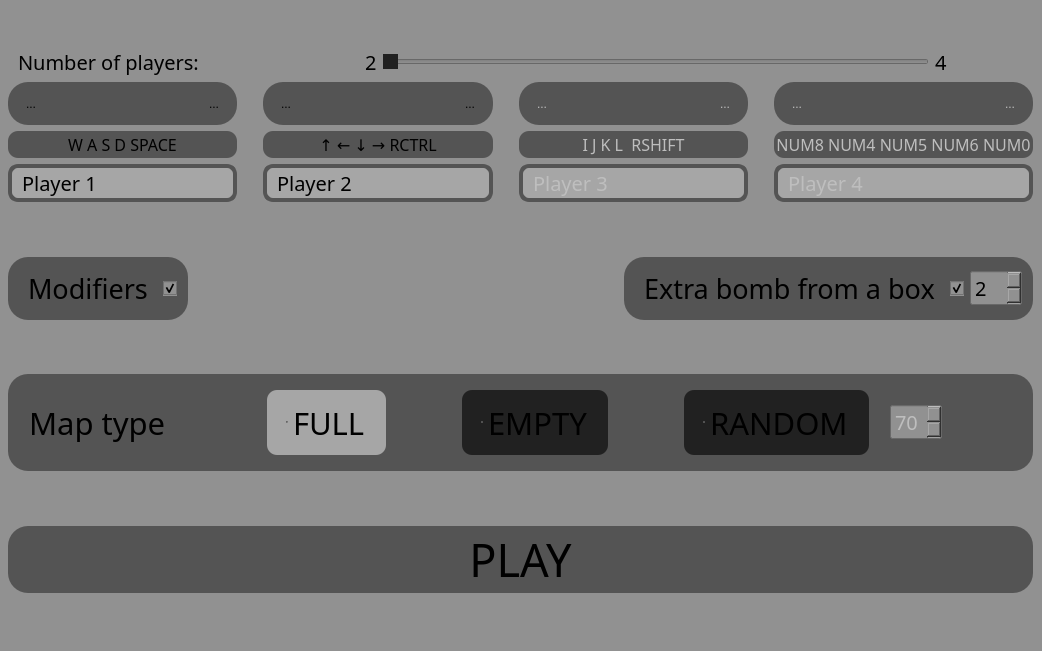
<?xml version="1.0" encoding="UTF-8"?>
<ui version="4.0">
 <class>MainWindow</class>
 <widget class="QMainWindow" name="MainWindow">
  <property name="enabled">
   <bool>true</bool>
  </property>
  <property name="geometry">
   <rect>
    <x>0</x>
    <y>0</y>
    <width>1042</width>
    <height>651</height>
   </rect>
  </property>
  <property name="font">
   <font>
    <family>Impact</family>
   </font>
  </property>
  <property name="windowTitle">
   <string>Settings</string>
  </property>
  <property name="styleSheet">
   <string notr="true">background-color: #919191;</string>
  </property>
  <widget class="QWidget" name="central_widget">
   <widget class="QWidget" name="layoutWidget">
    <property name="geometry">
     <rect>
      <x>0</x>
      <y>0</y>
      <width>1041</width>
      <height>641</height>
     </rect>
    </property>
    <layout class="QHBoxLayout" name="main_horizontal_layout">
     <item>
      <spacer name="left_horizontal_spacer">
       <property name="orientation">
        <enum>Qt::Horizontal</enum>
       </property>
       <property name="sizeHint" stdset="0">
        <size>
         <width>40</width>
         <height>20</height>
        </size>
       </property>
      </spacer>
     </item>
     <item>
      <layout class="QVBoxLayout" name="main_vertical_layout">
       <item>
        <spacer name="main_vertical_spacer_1">
         <property name="orientation">
          <enum>Qt::Vertical</enum>
         </property>
         <property name="sizeHint" stdset="0">
          <size>
           <width>20</width>
           <height>40</height>
          </size>
         </property>
        </spacer>
       </item>
       <item>
        <layout class="QHBoxLayout" name="players_slider_horizontal_layout">
         <item>
          <spacer name="players_slider_spacer_1">
           <property name="orientation">
            <enum>Qt::Horizontal</enum>
           </property>
           <property name="sizeType">
            <enum>QSizePolicy::Fixed</enum>
           </property>
           <property name="sizeHint" stdset="0">
            <size>
             <width>10</width>
             <height>20</height>
            </size>
           </property>
          </spacer>
         </item>
         <item>
          <widget class="QLabel" name="no_of_players_label">
           <property name="font">
            <font>
             <family>Impact</family>
             <pointsize>15</pointsize>
            </font>
           </property>
           <property name="text">
            <string>Number of players: </string>
           </property>
          </widget>
         </item>
         <item>
          <spacer name="players_slider_spacer_2">
           <property name="orientation">
            <enum>Qt::Horizontal</enum>
           </property>
           <property name="sizeType">
            <enum>QSizePolicy::Fixed</enum>
           </property>
           <property name="sizeHint" stdset="0">
            <size>
             <width>155</width>
             <height>20</height>
            </size>
           </property>
          </spacer>
         </item>
         <item>
          <widget class="QLabel" name="no2_label">
           <property name="font">
            <font>
             <family>Impact</family>
             <pointsize>15</pointsize>
            </font>
           </property>
           <property name="text">
            <string>2</string>
           </property>
          </widget>
         </item>
         <item>
          <widget class="QSlider" name="players_slider">
           <property name="styleSheet">
            <string notr="true">QSlider::handle:horizontal {
    background: #212121; /* Kolor uchwytu suwaka */
}</string>
           </property>
           <property name="minimum">
            <number>2</number>
           </property>
           <property name="maximum">
            <number>4</number>
           </property>
           <property name="pageStep">
            <number>1</number>
           </property>
           <property name="orientation">
            <enum>Qt::Horizontal</enum>
           </property>
          </widget>
         </item>
         <item>
          <widget class="QLabel" name="no4_label">
           <property name="font">
            <font>
             <family>Impact</family>
             <pointsize>15</pointsize>
            </font>
           </property>
           <property name="text">
            <string>4</string>
           </property>
          </widget>
         </item>
         <item>
          <spacer name="players_slider_spacer_3">
           <property name="orientation">
            <enum>Qt::Horizontal</enum>
           </property>
           <property name="sizeType">
            <enum>QSizePolicy::Fixed</enum>
           </property>
           <property name="sizeHint" stdset="0">
            <size>
             <width>85</width>
             <height>20</height>
            </size>
           </property>
          </spacer>
         </item>
        </layout>
       </item>
       <item>
        <layout class="QGridLayout" name="players_grid_layout">
         <item row="2" column="6">
          <widget class="QLineEdit" name="player4_line_edit">
           <property name="enabled">
            <bool>false</bool>
           </property>
           <property name="maximumSize">
            <size>
             <width>16777215</width>
             <height>16777211</height>
            </size>
           </property>
           <property name="font">
            <font>
             <family>Impact</family>
             <pointsize>15</pointsize>
            </font>
           </property>
           <property name="styleSheet">
            <string notr="true">QLineEdit {
    border: 4px solid #545454;
    border-radius: 10px;
    padding: 0 8px;
    background: #a6a6a6; 
    selection-background-color: darkgray;
}</string>
           </property>
           <property name="text">
            <string>Player 4</string>
           </property>
           <property name="maxLength">
            <number>32767</number>
           </property>
          </widget>
         </item>
         <item row="0" column="6">
          <widget class="QFrame" name="player4_frame">
           <property name="enabled">
            <bool>false</bool>
           </property>
           <property name="styleSheet">
            <string notr="true">QFrame#player4_frame{
    border-radius: 20px;
    background-color: #545454;
    padding: 2px;
}</string>
           </property>
           <layout class="QHBoxLayout" name="horizontalLayout_2">
            <item>
             <widget class="QToolButton" name="player4_left_button">
              <property name="styleSheet">
               <string notr="true">background-color: #545454;</string>
              </property>
              <property name="text">
               <string>...</string>
              </property>
              <property name="icon">
               <iconset>
                <normaloff>images/gui/arrow.png</normaloff>images/gui/arrow.png</iconset>
              </property>
              <property name="autoRaise">
               <bool>true</bool>
              </property>
              <property name="arrowType">
               <enum>Qt::NoArrow</enum>
              </property>
             </widget>
            </item>
            <item>
             <widget class="QLabel" name="player4_label">
              <property name="styleSheet">
               <string notr="true">background-color: #545454;</string>
              </property>
              <property name="text">
               <string/>
              </property>
              <property name="pixmap">
               <pixmap>images/gui/green_player.png</pixmap>
              </property>
              <property name="alignment">
               <set>Qt::AlignCenter</set>
              </property>
             </widget>
            </item>
            <item>
             <widget class="QToolButton" name="player4_right_button">
              <property name="styleSheet">
               <string notr="true">background-color: #545454;</string>
              </property>
              <property name="text">
               <string>...</string>
              </property>
              <property name="icon">
               <iconset>
                <normaloff>images/gui/arrow2.png</normaloff>images/gui/arrow2.png</iconset>
              </property>
              <property name="autoRaise">
               <bool>true</bool>
              </property>
              <property name="arrowType">
               <enum>Qt::NoArrow</enum>
              </property>
             </widget>
            </item>
           </layout>
          </widget>
         </item>
         <item row="0" column="5">
          <spacer name="players_spacer_3">
           <property name="orientation">
            <enum>Qt::Horizontal</enum>
           </property>
           <property name="sizeType">
            <enum>QSizePolicy::Fixed</enum>
           </property>
           <property name="sizeHint" stdset="0">
            <size>
             <width>20</width>
             <height>20</height>
            </size>
           </property>
          </spacer>
         </item>
         <item row="1" column="2">
          <widget class="QLabel" name="arrows_label">
           <property name="font">
            <font>
             <family>Impact</family>
             <pointsize>12</pointsize>
            </font>
           </property>
           <property name="styleSheet">
            <string notr="true">QLabel#arrows_label{
    border-radius: 10px;
    background-color: #545454;
    padding: 2px;
}</string>
           </property>
           <property name="text">
            <string>↑ ← ↓ → RCTRL</string>
           </property>
           <property name="alignment">
            <set>Qt::AlignCenter</set>
           </property>
          </widget>
         </item>
         <item row="0" column="3">
          <spacer name="players_spacer_2">
           <property name="orientation">
            <enum>Qt::Horizontal</enum>
           </property>
           <property name="sizeType">
            <enum>QSizePolicy::Fixed</enum>
           </property>
           <property name="sizeHint" stdset="0">
            <size>
             <width>20</width>
             <height>20</height>
            </size>
           </property>
          </spacer>
         </item>
         <item row="0" column="1">
          <spacer name="players_spacer_1">
           <property name="orientation">
            <enum>Qt::Horizontal</enum>
           </property>
           <property name="sizeType">
            <enum>QSizePolicy::Fixed</enum>
           </property>
           <property name="sizeHint" stdset="0">
            <size>
             <width>20</width>
             <height>20</height>
            </size>
           </property>
          </spacer>
         </item>
         <item row="2" column="2">
          <widget class="QLineEdit" name="player2_line_edit">
           <property name="font">
            <font>
             <family>Impact</family>
             <pointsize>15</pointsize>
            </font>
           </property>
           <property name="styleSheet">
            <string notr="true">QLineEdit {
    border: 4px solid #545454;
    border-radius: 10px;
    padding: 0 8px;
    background: #a6a6a6; 
    selection-background-color: darkgray;
}</string>
           </property>
           <property name="text">
            <string>Player 2</string>
           </property>
          </widget>
         </item>
         <item row="1" column="0">
          <widget class="QLabel" name="wasd_label">
           <property name="font">
            <font>
             <family>Impact</family>
             <pointsize>12</pointsize>
            </font>
           </property>
           <property name="styleSheet">
            <string notr="true">QLabel#wasd_label{
    border-radius: 10px;
    background-color: #545454;
    padding: 2px;
}</string>
           </property>
           <property name="text">
            <string>W A S D SPACE</string>
           </property>
           <property name="alignment">
            <set>Qt::AlignCenter</set>
           </property>
          </widget>
         </item>
         <item row="0" column="4">
          <widget class="QFrame" name="player3_frame">
           <property name="enabled">
            <bool>false</bool>
           </property>
           <property name="styleSheet">
            <string notr="true">QFrame#player3_frame{
    border-radius: 20px;
    background-color: #545454;
    padding: 2px;
}</string>
           </property>
           <layout class="QHBoxLayout" name="horizontalLayout_3">
            <item>
             <widget class="QToolButton" name="player3_left_button">
              <property name="styleSheet">
               <string notr="true">background-color: #545454;</string>
              </property>
              <property name="text">
               <string>...</string>
              </property>
              <property name="icon">
               <iconset>
                <normaloff>images/gui/arrow.png</normaloff>images/gui/arrow.png</iconset>
              </property>
              <property name="autoRaise">
               <bool>true</bool>
              </property>
              <property name="arrowType">
               <enum>Qt::NoArrow</enum>
              </property>
             </widget>
            </item>
            <item>
             <widget class="QLabel" name="player3_label">
              <property name="styleSheet">
               <string notr="true">background-color: #545454;</string>
              </property>
              <property name="text">
               <string/>
              </property>
              <property name="pixmap">
               <pixmap>images/gui/red_player.png</pixmap>
              </property>
              <property name="alignment">
               <set>Qt::AlignCenter</set>
              </property>
             </widget>
            </item>
            <item>
             <widget class="QToolButton" name="player3_right_button">
              <property name="styleSheet">
               <string notr="true">background-color: #545454;</string>
              </property>
              <property name="text">
               <string>...</string>
              </property>
              <property name="icon">
               <iconset>
                <normaloff>images/gui/arrow2.png</normaloff>images/gui/arrow2.png</iconset>
              </property>
              <property name="autoRaise">
               <bool>true</bool>
              </property>
              <property name="arrowType">
               <enum>Qt::NoArrow</enum>
              </property>
             </widget>
            </item>
           </layout>
          </widget>
         </item>
         <item row="0" column="0">
          <widget class="QFrame" name="player1_frame">
           <property name="styleSheet">
            <string notr="true">QFrame#player1_frame{
    border-radius: 20px;
    background-color: #545454;
    padding: 2px;
}</string>
           </property>
           <layout class="QHBoxLayout" name="horizontalLayout_5">
            <item>
             <widget class="QToolButton" name="player1_left_button">
              <property name="styleSheet">
               <string notr="true">background-color: #545454;</string>
              </property>
              <property name="text">
               <string>...</string>
              </property>
              <property name="icon">
               <iconset>
                <normaloff>images/gui/arrow.png</normaloff>images/gui/arrow.png</iconset>
              </property>
              <property name="autoRaise">
               <bool>true</bool>
              </property>
              <property name="arrowType">
               <enum>Qt::NoArrow</enum>
              </property>
             </widget>
            </item>
            <item>
             <widget class="QLabel" name="player1_label">
              <property name="layoutDirection">
               <enum>Qt::LeftToRight</enum>
              </property>
              <property name="styleSheet">
               <string notr="true">background-color: #545454;</string>
              </property>
              <property name="text">
               <string/>
              </property>
              <property name="pixmap">
               <pixmap>images/gui/yellow_player.png</pixmap>
              </property>
              <property name="scaledContents">
               <bool>false</bool>
              </property>
              <property name="alignment">
               <set>Qt::AlignCenter</set>
              </property>
              <property name="margin">
               <number>0</number>
              </property>
              <property name="indent">
               <number>-1</number>
              </property>
             </widget>
            </item>
            <item>
             <widget class="QToolButton" name="player1_right_button">
              <property name="styleSheet">
               <string notr="true">background-color: #545454;</string>
              </property>
              <property name="text">
               <string>...</string>
              </property>
              <property name="icon">
               <iconset>
                <normaloff>images/gui/arrow2.png</normaloff>images/gui/arrow2.png</iconset>
              </property>
              <property name="autoRaise">
               <bool>true</bool>
              </property>
              <property name="arrowType">
               <enum>Qt::NoArrow</enum>
              </property>
             </widget>
            </item>
           </layout>
          </widget>
         </item>
         <item row="2" column="0">
          <widget class="QLineEdit" name="player1_line_edit">
           <property name="font">
            <font>
             <family>Impact</family>
             <pointsize>15</pointsize>
            </font>
           </property>
           <property name="styleSheet">
            <string notr="true">QLineEdit {
    border: 4px solid #545454;
    border-radius: 10px;
    padding: 0 8px;
    background: #a6a6a6; 
    selection-background-color: darkgray;
}</string>
           </property>
           <property name="text">
            <string>Player 1</string>
           </property>
          </widget>
         </item>
         <item row="0" column="2">
          <widget class="QFrame" name="player2_frame">
           <property name="styleSheet">
            <string notr="true">QFrame#player2_frame{
    border-radius: 20px;
    background-color: #545454;
    padding: 2px;
}</string>
           </property>
           <layout class="QHBoxLayout" name="horizontalLayout_4">
            <item>
             <widget class="QToolButton" name="player2_left_button">
              <property name="styleSheet">
               <string notr="true">background-color: #545454;</string>
              </property>
              <property name="text">
               <string>...</string>
              </property>
              <property name="icon">
               <iconset>
                <normaloff>images/gui/arrow.png</normaloff>images/gui/arrow.png</iconset>
              </property>
              <property name="autoRaise">
               <bool>true</bool>
              </property>
              <property name="arrowType">
               <enum>Qt::NoArrow</enum>
              </property>
             </widget>
            </item>
            <item>
             <widget class="QLabel" name="player2_label">
              <property name="styleSheet">
               <string notr="true">background-color: #545454;</string>
              </property>
              <property name="text">
               <string/>
              </property>
              <property name="pixmap">
               <pixmap>images/gui/blue_player.png</pixmap>
              </property>
              <property name="alignment">
               <set>Qt::AlignCenter</set>
              </property>
             </widget>
            </item>
            <item>
             <widget class="QToolButton" name="player2_right_button">
              <property name="styleSheet">
               <string notr="true">background-color: #545454;</string>
              </property>
              <property name="text">
               <string>...</string>
              </property>
              <property name="icon">
               <iconset>
                <normaloff>images/gui/arrow2.png</normaloff>images/gui/arrow2.png</iconset>
              </property>
              <property name="autoRaise">
               <bool>true</bool>
              </property>
              <property name="arrowType">
               <enum>Qt::NoArrow</enum>
              </property>
             </widget>
            </item>
           </layout>
          </widget>
         </item>
         <item row="2" column="4">
          <widget class="QLineEdit" name="player3_line_edit">
           <property name="enabled">
            <bool>false</bool>
           </property>
           <property name="font">
            <font>
             <family>Impact</family>
             <pointsize>15</pointsize>
            </font>
           </property>
           <property name="styleSheet">
            <string notr="true">QLineEdit {
    border: 4px solid #545454;
    border-radius: 10px;
    padding: 0 8px;
    background: #a6a6a6; 
    selection-background-color: darkgray;
}</string>
           </property>
           <property name="text">
            <string>Player 3</string>
           </property>
          </widget>
         </item>
         <item row="1" column="4">
          <widget class="QLabel" name="ijkl_label">
           <property name="enabled">
            <bool>false</bool>
           </property>
           <property name="font">
            <font>
             <family>Impact</family>
             <pointsize>12</pointsize>
            </font>
           </property>
           <property name="styleSheet">
            <string notr="true">QLabel#ijkl_label{
    border-radius: 10px;
    background-color: #545454;
    padding: 2px;
}</string>
           </property>
           <property name="text">
            <string>I J K L  RSHIFT</string>
           </property>
           <property name="alignment">
            <set>Qt::AlignCenter</set>
           </property>
          </widget>
         </item>
         <item row="1" column="6">
          <widget class="QLabel" name="nums_label">
           <property name="enabled">
            <bool>false</bool>
           </property>
           <property name="font">
            <font>
             <family>Impact</family>
             <pointsize>12</pointsize>
            </font>
           </property>
           <property name="styleSheet">
            <string notr="true">QLabel#nums_label{
    border-radius: 10px;
    background-color: #545454;
    padding: 2px;
}</string>
           </property>
           <property name="text">
            <string>NUM8 NUM4 NUM5 NUM6 NUM0</string>
           </property>
           <property name="alignment">
            <set>Qt::AlignCenter</set>
           </property>
          </widget>
         </item>
        </layout>
       </item>
       <item>
        <spacer name="main_vertical_spacer_2">
         <property name="orientation">
          <enum>Qt::Vertical</enum>
         </property>
         <property name="sizeHint" stdset="0">
          <size>
           <width>20</width>
           <height>40</height>
          </size>
         </property>
        </spacer>
       </item>
       <item>
        <layout class="QGridLayout" name="settings_grid_layout">
         <item row="0" column="1">
          <spacer name="settings_spacer">
           <property name="orientation">
            <enum>Qt::Horizontal</enum>
           </property>
           <property name="sizeHint" stdset="0">
            <size>
             <width>40</width>
             <height>20</height>
            </size>
           </property>
          </spacer>
         </item>
         <item row="0" column="0">
          <widget class="QFrame" name="modifiers_frame">
           <property name="styleSheet">
            <string notr="true">QFrame{
    border-radius: 20px;
    background-color: #545454;
    padding: 2px;
}</string>
           </property>
           <layout class="QHBoxLayout" name="horizontalLayout_7">
            <item>
             <widget class="QLabel" name="modifiers_label">
              <property name="font">
               <font>
                <family>Impact</family>
                <pointsize>20</pointsize>
               </font>
              </property>
              <property name="styleSheet">
               <string notr="true"/>
              </property>
              <property name="text">
               <string>Modifiers</string>
              </property>
             </widget>
            </item>
            <item>
             <widget class="QCheckBox" name="modifiers_checkbox">
              <property name="sizePolicy">
               <sizepolicy hsizetype="Fixed" vsizetype="Fixed">
                <horstretch>0</horstretch>
                <verstretch>0</verstretch>
               </sizepolicy>
              </property>
              <property name="styleSheet">
               <string notr="true">QCheckBox::indicator:unchecked {
    image: url(images/gui/unchecked.png);
}

QCheckBox::indicator:checked {
    image: url(images/gui/checked.png);
}

QCheckBox{
	background-color: 545454;
}</string>
              </property>
              <property name="text">
               <string/>
              </property>
              <property name="checked">
               <bool>true</bool>
              </property>
             </widget>
            </item>
           </layout>
          </widget>
         </item>
         <item row="0" column="2">
          <widget class="QFrame" name="extra_bomb_frame">
           <property name="styleSheet">
            <string notr="true">QFrame
{
    border-radius: 20px;
    background-color: #545454;
    padding: 2px;
}</string>
           </property>
           <layout class="QHBoxLayout" name="horizontalLayout_8">
            <item>
             <widget class="QLabel" name="extra_bomb_label">
              <property name="font">
               <font>
                <family>Impact</family>
                <pointsize>20</pointsize>
               </font>
              </property>
              <property name="text">
               <string>Extra bomb from a box</string>
              </property>
             </widget>
            </item>
            <item>
             <widget class="QCheckBox" name="extra_bomb_checkbox">
              <property name="sizePolicy">
               <sizepolicy hsizetype="Fixed" vsizetype="Fixed">
                <horstretch>0</horstretch>
                <verstretch>0</verstretch>
               </sizepolicy>
              </property>
              <property name="styleSheet">
               <string notr="true">QCheckBox::indicator:unchecked {
    image: url(images/gui/unchecked.png);
}

QCheckBox::indicator:checked {
    image: url(images/gui/checked.png);
}

QCheckBox{
	background-color: 545454;
}</string>
              </property>
              <property name="text">
               <string/>
              </property>
              <property name="checked">
               <bool>true</bool>
              </property>
             </widget>
            </item>
            <item>
             <widget class="QSpinBox" name="extra_bomb_spinbox">
              <property name="enabled">
               <bool>true</bool>
              </property>
              <property name="font">
               <font>
                <family>Impact</family>
                <pointsize>15</pointsize>
               </font>
              </property>
              <property name="styleSheet">
               <string notr="true">QSpinBox::up-button, QSpinBox::down-button {
    selection-background-color: transparent;
}</string>
              </property>
              <property name="wrapping">
               <bool>false</bool>
              </property>
              <property name="frame">
               <bool>true</bool>
              </property>
              <property name="readOnly">
               <bool>false</bool>
              </property>
              <property name="buttonSymbols">
               <enum>QAbstractSpinBox::UpDownArrows</enum>
              </property>
              <property name="accelerated">
               <bool>false</bool>
              </property>
              <property name="keyboardTracking">
               <bool>true</bool>
              </property>
              <property name="minimum">
               <number>1</number>
              </property>
              <property name="maximum">
               <number>10</number>
              </property>
              <property name="value">
               <number>2</number>
              </property>
             </widget>
            </item>
           </layout>
          </widget>
         </item>
        </layout>
       </item>
       <item>
        <spacer name="main_vertical_spacer_3">
         <property name="orientation">
          <enum>Qt::Vertical</enum>
         </property>
         <property name="sizeHint" stdset="0">
          <size>
           <width>20</width>
           <height>40</height>
          </size>
         </property>
        </spacer>
       </item>
       <item>
        <widget class="QFrame" name="map_type_frame">
         <property name="styleSheet">
          <string notr="true">QFrame{
    border-radius: 20px;
    background-color: #545454;
    padding: 2px;
}</string>
         </property>
         <layout class="QHBoxLayout" name="horizontalLayout_6">
          <item>
           <widget class="QLabel" name="map_type_label">
            <property name="font">
             <font>
              <family>Impact</family>
              <pointsize>23</pointsize>
             </font>
            </property>
            <property name="text">
             <string>Map type</string>
            </property>
           </widget>
          </item>
          <item>
           <spacer name="map_type_spacer_1">
            <property name="orientation">
             <enum>Qt::Horizontal</enum>
            </property>
            <property name="sizeType">
             <enum>QSizePolicy::Fixed</enum>
            </property>
            <property name="sizeHint" stdset="0">
             <size>
              <width>80</width>
              <height>20</height>
             </size>
            </property>
           </spacer>
          </item>
          <item>
           <widget class="QRadioButton" name="full_map_rbutton">
            <property name="font">
             <font>
              <family>Impact</family>
              <pointsize>23</pointsize>
             </font>
            </property>
            <property name="layoutDirection">
             <enum>Qt::LeftToRight</enum>
            </property>
            <property name="styleSheet">
             <string notr="true">QRadioButton {
    background-color: #a6a6a6; 

    border-radius: 10px;
    padding: 10px 20px; 
    margin: 5px; 
}


QRadioButton::indicator {
    width: 0px; 
    height: 0px;
}

QRadioButton#full_map_rbutton:checked {
    background-color: #a6a6a6;
    color: #000000;
}

QRadioButton#full_map_rbutton:unchecked {
    background-color: #212121;
    color: #000000;
}

QRadioButton#full_map_rbutton:unchecked:hover {
    background-color: #464545;
    color: #000000;
}

QRadioButton#full_map_rbutton:unchecked:pressed {
    background-color: #393939;
    color: #000000;
}
</string>
            </property>
            <property name="text">
             <string>FULL</string>
            </property>
            <property name="checked">
             <bool>true</bool>
            </property>
           </widget>
          </item>
          <item>
           <spacer name="map_type_spacer_2">
            <property name="orientation">
             <enum>Qt::Horizontal</enum>
            </property>
            <property name="sizeType">
             <enum>QSizePolicy::Fixed</enum>
            </property>
            <property name="sizeHint" stdset="0">
             <size>
              <width>60</width>
              <height>20</height>
             </size>
            </property>
           </spacer>
          </item>
          <item>
           <widget class="QRadioButton" name="empty_map_rbutton">
            <property name="font">
             <font>
              <family>Impact</family>
              <pointsize>23</pointsize>
             </font>
            </property>
            <property name="styleSheet">
             <string notr="true">QRadioButton {
    background-color: #a6a6a6; 

    border-radius: 10px;
    padding: 10px 20px; 
    margin: 5px; 
}


QRadioButton::indicator {
    width: 0px; 
    height: 0px;
}

QRadioButton#empty_map_rbutton:checked {
    background-color: #a6a6a6;
    color: #000000;
}

QRadioButton#empty_map_rbutton:unchecked {
    background-color: #212121;
    color: #000000;
}

QRadioButton#empty_map_rbutton:unchecked:hover {
    background-color: #464545;
    color: #000000;
}

QRadioButton#empty_map_rbutton:unchecked:pressed {
    background-color: #393939;
    color: #000000;
}
</string>
            </property>
            <property name="text">
             <string>EMPTY</string>
            </property>
           </widget>
          </item>
          <item>
           <spacer name="map_type_spacer_3">
            <property name="orientation">
             <enum>Qt::Horizontal</enum>
            </property>
            <property name="sizeType">
             <enum>QSizePolicy::Fixed</enum>
            </property>
            <property name="sizeHint" stdset="0">
             <size>
              <width>60</width>
              <height>20</height>
             </size>
            </property>
           </spacer>
          </item>
          <item>
           <widget class="QRadioButton" name="random_map_rbutton">
            <property name="font">
             <font>
              <family>Impact</family>
              <pointsize>23</pointsize>
             </font>
            </property>
            <property name="styleSheet">
             <string notr="true">QRadioButton {
    background-color: #a6a6a6; 

    border-radius: 10px;
    padding: 10px 20px; 
    margin: 5px; 
}


QRadioButton::indicator {
    width: 0px; 
    height: 0px;
}

QRadioButton#random_map_rbutton:checked {
    background-color: #a6a6a6;
    color: #000000;
}

QRadioButton#random_map_rbutton:unchecked {
    background-color: #212121;
    color: #000000;
}

QRadioButton#random_map_rbutton:unchecked:hover {
    background-color: #464545;
    color: #000000;
}

QRadioButton#random_map_rbutton:unchecked:pressed {
    background-color: #393939;
    color: #000000;
}
</string>
            </property>
            <property name="text">
             <string>RANDOM</string>
            </property>
           </widget>
          </item>
          <item>
           <spacer name="map_type_spacer_4">
            <property name="orientation">
             <enum>Qt::Horizontal</enum>
            </property>
            <property name="sizeType">
             <enum>QSizePolicy::Fixed</enum>
            </property>
            <property name="sizeHint" stdset="0">
             <size>
              <width>10</width>
              <height>20</height>
             </size>
            </property>
           </spacer>
          </item>
          <item>
           <widget class="QSpinBox" name="map_type_spinbox">
            <property name="enabled">
             <bool>false</bool>
            </property>
            <property name="font">
             <font>
              <family>Impact</family>
              <pointsize>15</pointsize>
             </font>
            </property>
            <property name="styleSheet">
             <string notr="true">QSpinBox::up-button, QSpinBox::down-button {
    selection-background-color: transparent;
}</string>
            </property>
            <property name="suffix">
             <string comment="%" extracomment="%"/>
            </property>
            <property name="minimum">
             <number>50</number>
            </property>
            <property name="value">
             <number>70</number>
            </property>
           </widget>
          </item>
          <item>
           <spacer name="map_type_spacer_5">
            <property name="orientation">
             <enum>Qt::Horizontal</enum>
            </property>
            <property name="sizeType">
             <enum>QSizePolicy::Fixed</enum>
            </property>
            <property name="sizeHint" stdset="0">
             <size>
              <width>80</width>
              <height>20</height>
             </size>
            </property>
           </spacer>
          </item>
         </layout>
        </widget>
       </item>
       <item>
        <spacer name="main_vertical_spacer_4">
         <property name="orientation">
          <enum>Qt::Vertical</enum>
         </property>
         <property name="sizeHint" stdset="0">
          <size>
           <width>20</width>
           <height>40</height>
          </size>
         </property>
        </spacer>
       </item>
       <item>
        <widget class="QPushButton" name="play_pushbutton">
         <property name="font">
          <font>
           <family>Impact</family>
           <pointsize>34</pointsize>
          </font>
         </property>
         <property name="styleSheet">
          <string notr="true">QPushButton {
    border-radius: 20px;
    background-color: #545454;
    padding: 2px;
}

QPushButton:hover {
    background-color: #6c6c6c; 
}

QPushButton:pressed {
    background-color: #3c3c3c;
}</string>
         </property>
         <property name="text">
          <string>PLAY</string>
         </property>
        </widget>
       </item>
       <item>
        <spacer name="main_vertical_spacer_5">
         <property name="orientation">
          <enum>Qt::Vertical</enum>
         </property>
         <property name="sizeHint" stdset="0">
          <size>
           <width>20</width>
           <height>40</height>
          </size>
         </property>
        </spacer>
       </item>
      </layout>
     </item>
     <item>
      <spacer name="right_horizontal_spacer">
       <property name="orientation">
        <enum>Qt::Horizontal</enum>
       </property>
       <property name="sizeHint" stdset="0">
        <size>
         <width>40</width>
         <height>20</height>
        </size>
       </property>
      </spacer>
     </item>
    </layout>
   </widget>
  </widget>
  <widget class="QMenuBar" name="menubar">
   <property name="geometry">
    <rect>
     <x>0</x>
     <y>0</y>
     <width>1042</width>
     <height>21</height>
    </rect>
   </property>
  </widget>
  <widget class="QStatusBar" name="statusBar"/>
 </widget>
 <resources/>
 <connections/>
</ui>
